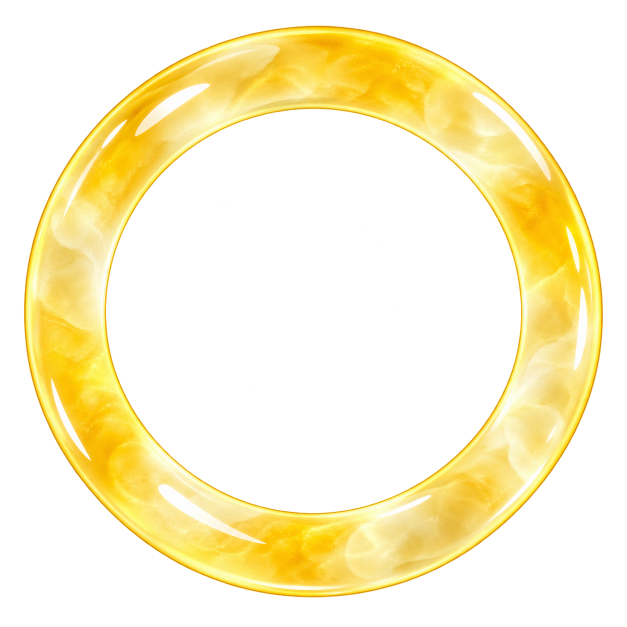
#> input picture art-source/jade-v2/amber.png, 1254 x 1254 px (shown at 1/2 size); its folder holds only this picture in this run
$ python optimize-images.py
#> lines starting #> are read from the running program, lines starting #| are printed output that depends on the picture
"""Rebuild runtime PNGs from retained masters. Requires Pillow 9.1+.

Do not crop: full-image coordinates are part of the jade UV registration.
The tray is encoded losslessly at its original resolution.
"""
import json
from pathlib import Path
from PIL import Image

ROOT = Path(__file__).resolve().parents[1]
SOURCE = ROOT / 'art-source'
TARGET = ROOT / 'public/assets'
NAMES = ['amber', 'peach', 'celadon', 'ice', 'ivory']
sizes = {f'jade-v2/{name}.png': (512, 512) for name in NAMES}
sizes.update({'art-v3/clasp.png': (128, 49), 'shadow.png': (256, 256),
              'art-rose/tray.png': None})
for name, size in sizes.items():
    with Image.open(SOURCE / name) as original:
#> original is the input picture: PIL image 1254x1254 RGBA; mean R, G, B, A 84.7, 74.9, 33.5, 81.7
        image = original.convert('RGBA')
        if size:
            image = image.resize(size, Image.Resampling.LANCZOS)
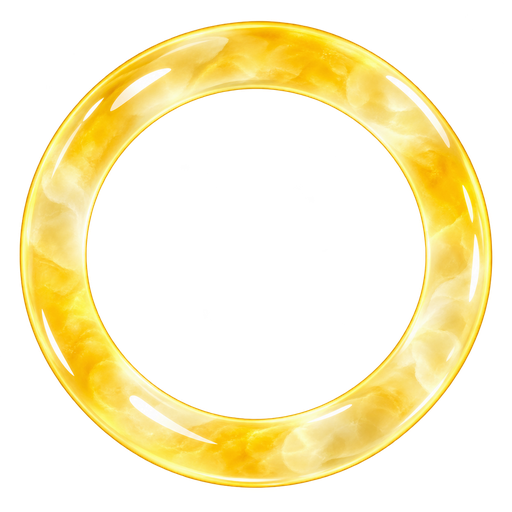
#> image: PIL image 512x512 RGBA; mean R, G, B, A 84.5, 74.2, 33, 81.7; transparent parts drawn white
        image.save(TARGET / name, optimize=True, compress_level=9)
        print(f'{name}: {original.size} -> {image.size}, '
#> (the run stopped early here; a loop or call above may not have finished)
